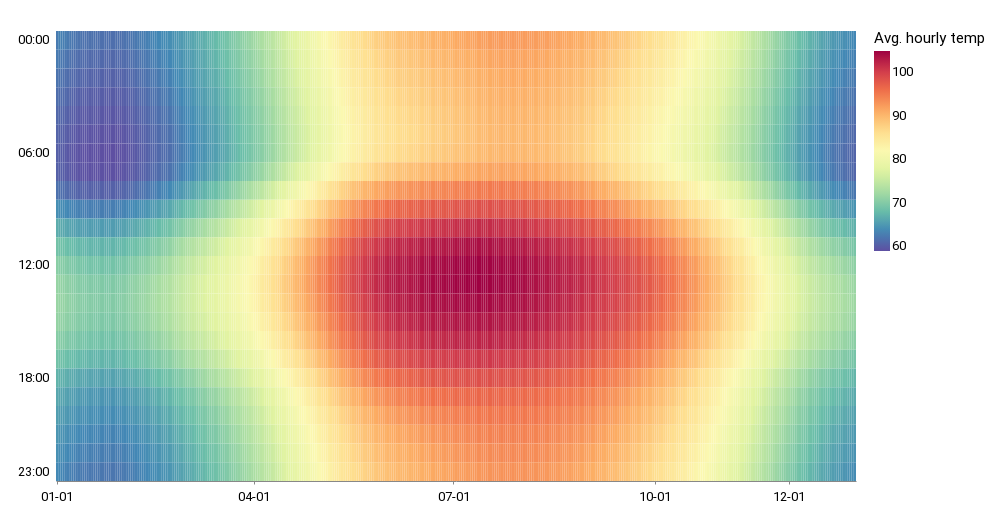

Notebook code for this chart:
### Code cell
heatmap = (
    alt.Chart(category_df)
    .mark_rect()
    .encode(
        x=alt.X(
            "date:O",
            axis=alt.Axis(
                values=["01-01", "04-01", "07-01", "10-01", "12-01"], title=" "
            ),
        ),
        y=alt.Y(
            "time:O",
            axis=alt.Axis(
                values=["00:00", "06:00", "12:00", "18:00", "23:00"], title=" "
            ),
        ),
        color=alt.Color(
            "value:Q",
            title="Avg. hourly temp",
            scale=alt.Scale(scheme="spectral", reverse=True),
        ),
    )
)
heatmap.properties(width=800)

### Figure 1 — Vega-Lite specification as saved in the notebook (floating-point values rounded to 4 significant figures; data arrays with more than 128 entries replaced by an {"elided": "..."} marker saying what was removed)
{"config": {"view": {"width": 800, "height": 450, "strokeOpacity": 0}, "background": "#ffffff", "title": {"anchor": "start", "font": "Summit Sans", "fontColor": "palette[\"black\"]", "fontSize": 18, "fontWeight": "normal"}, "arc": {"fill": "#00d4d8"}, "area": {"fill": "#00d4d8"}, "line": {"stroke": "#00d4d8", "strokeWidth": 3}, "path": {"stroke": "#00d4d8"}, "rect": {"fill": "#00d4d8"}, "shape": {"stroke": "#00d4d8"}, "bar": {"fill": "#00d4d8"}, "point": {"stroke": "#00d4d8"}, "symbol": {"fill": "#00d4d8", "size": 30}, "axis": {"titleFont": "Roboto", "titleFontSize": 15, "titleFontWeight": "normal", "labelFont": "Roboto, sans", "labelFontSize": 13, "labelFontWeight": "normal"}, "axisX": {"labelAngle": 0, "labelPadding": 6, "tickSize": 3, "grid": false}, "axisY": {"labelBaseline": "middle", "maxExtent": 45, "minExtent": 45, "titleAlign": "left", "titleAngle": 0, "titleX": -45, "titleY": -11, "domainOpacity": 0, "gridWidth": 0.6, "gridColor": "#dddddd", "offset": 6, "tickSize": 0, "titleColor": "#767676"}, "legend": {"titleFont": "Roboto", "titleFontSize": 15, "titleFontWeight": "normal", "symbolType": "square", "labelFont": "Roboto, sans", "labelFontSize": 13}, "range": {"category": ["#005f66", "#e37e2d", "#d64a3b", "#76b0ef", "#c1bc40"], "diverging": ["#e68a4f", "#f4bb6a", "#f9e39c", "#dadfe2", "#a6b7c6", "#849eae"], "heatmap": ["#7ff6f6", "#00eeef", "#00d4d8", "#00abb2", "#00848b", "#fbf2c7", "#00363d"], "ordinal": ["#7ff6f6", "#00eeef", "#00d4d8", "#00abb2", "#00848b", "#fbf2c7", "#00363d"], "ramp": ["#7ff6f6", "#00eeef", "#00d4d8", "#00abb2", "#00848b", "#fbf2c7", "#00363d"]}}, "data": {"name": "data-3d47374ca0ea488e6f4489f8cf4a059e"}, "mark": "rect", "encoding": {"color": {"field": "value", "scale": {"reverse": true, "scheme": "spectral"}, "title": "Avg. hourly temp", "type": "quantitative"}, "x": {"axis": {"title": " ", "values": ["01-01", "04-01", "07-01", "10-01", "12-01"]}, "field": "date", "type": "ordinal"}, "y": {"axis": {"title": " ", "values": ["00:00", "06:00", "12:00", "18:00", "23:00"]}, "field": "time", "type": "ordinal"}}, "width": 800, "$schema": "https://vega.github.io/schema/vega-lite/v4.17.0.json", "datasets": {"data-3d47374ca0ea488e6f4489f8cf4a059e": {"elided": "8760 records"}}}
